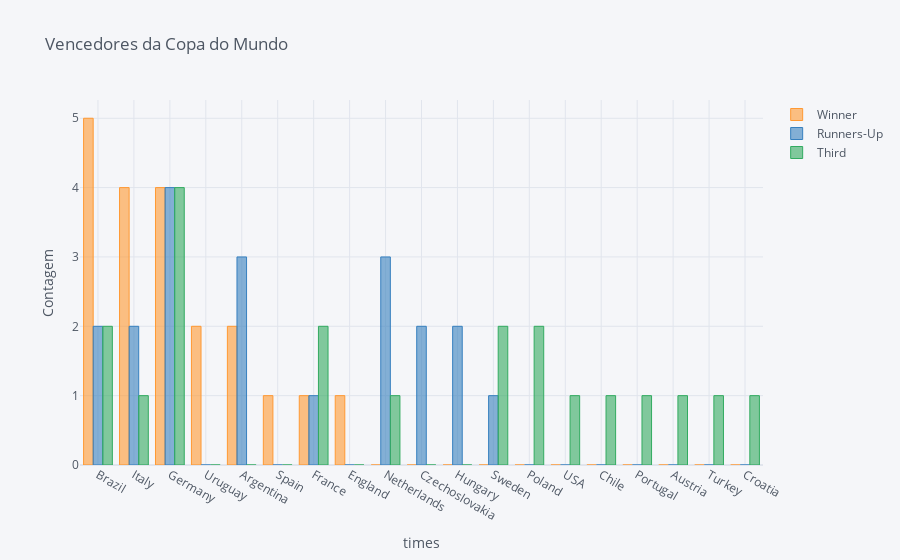

Notebook source saved alongside this figure:
### Code cell
teams.iplot(kind = 'bar', xTitle='times', yTitle='Contagem', title='Vencedores da Copa do Mundo')

### Figure 1 — Plotly figure (JSON) as saved in the notebook; plotly's stock layout.template omitted (floating-point values rounded to 4 significant figures)
{"data": [{"marker": {"color": "rgba(255, 153, 51, 0.6)", "line": {"color": "rgba(255, 153, 51, 1.0)", "width": 1}}, "name": "Winner", "orientation": "v", "text": "", "type": "bar", "x": ["Brazil", "Italy", "Germany", "Uruguay", "Argentina", "Spain", "France", "England", "Netherlands", "Czechoslovakia", "Hungary", "Sweden", "Poland", "USA", "Chile", "Portugal", "Austria", "Turkey", "Croatia"], "y": [5, 4, 4, 2, 2, 1, 1, 1, 0, 0, 0, 0, 0, 0, 0, 0, 0, 0, 0]}, {"marker": {"color": "rgba(55, 128, 191, 0.6)", "line": {"color": "rgba(55, 128, 191, 1.0)", "width": 1}}, "name": "Runners-Up", "orientation": "v", "text": "", "type": "bar", "x": ["Brazil", "Italy", "Germany", "Uruguay", "Argentina", "Spain", "France", "England", "Netherlands", "Czechoslovakia", "Hungary", "Sweden", "Poland", "USA", "Chile", "Portugal", "Austria", "Turkey", "Croatia"], "y": [2, 2, 4, 0, 3, 0, 1, 0, 3, 2, 2, 1, 0, 0, 0, 0, 0, 0, 0]}, {"marker": {"color": "rgba(50, 171, 96, 0.6)", "line": {"color": "rgba(50, 171, 96, 1.0)", "width": 1}}, "name": "Third", "orientation": "v", "text": "", "type": "bar", "x": ["Brazil", "Italy", "Germany", "Uruguay", "Argentina", "Spain", "France", "England", "Netherlands", "Czechoslovakia", "Hungary", "Sweden", "Poland", "USA", "Chile", "Portugal", "Austria", "Turkey", "Croatia"], "y": [2, 1, 4, 0, 0, 0, 2, 0, 1, 0, 0, 2, 2, 1, 1, 1, 1, 1, 1]}], "layout": {"legend": {"bgcolor": "#F5F6F9", "font": {"color": "#4D5663"}}, "paper_bgcolor": "#F5F6F9", "plot_bgcolor": "#F5F6F9", "title": {"font": {"color": "#4D5663"}, "text": "Vencedores da Copa do Mundo"}, "xaxis": {"gridcolor": "#E1E5ED", "showgrid": true, "tickfont": {"color": "#4D5663"}, "title": {"font": {"color": "#4D5663"}, "text": "times"}, "zerolinecolor": "#E1E5ED", "type": "category", "range": [-0.5, 18.5], "autorange": true}, "yaxis": {"gridcolor": "#E1E5ED", "showgrid": true, "tickfont": {"color": "#4D5663"}, "title": {"font": {"color": "#4D5663"}, "text": "Contagem"}, "zerolinecolor": "#E1E5ED", "type": "linear", "range": [0, 5.263], "autorange": true}, "autosize": true}}
